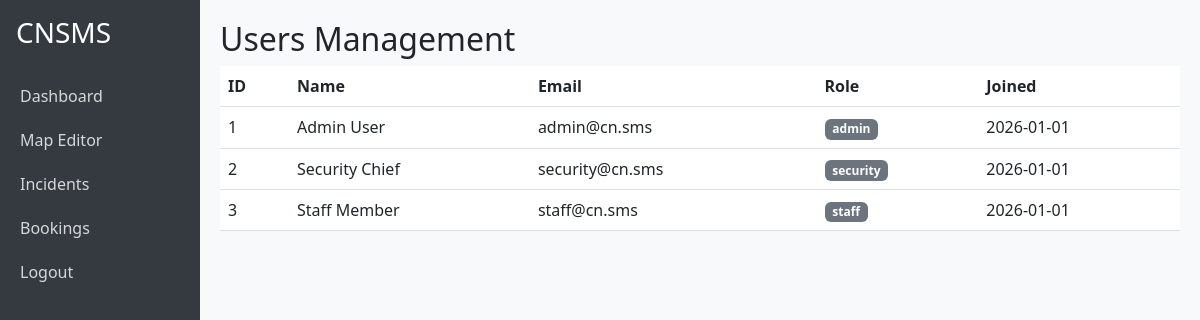
The app's page /admin/users (signed in) with its own data.
### app/models.py (models this page shows, shortened)
class User(db.Model):
    __tablename__ = 'users'
    id = db.Column(db.Integer, primary_key=True)
    username = db.Column(db.String(64), index=True, nullable=True)
    name = db.Column(db.String(128))
    email = db.Column(db.String(120), index=True, unique=True, nullable=False)
    password_hash = db.Column(db.String(128))
    role = db.Column(db.String(20), default='student') # admin, security, staff, student
    phone = db.Column(db.String(20))
    created_at = db.Column(db.DateTime, default=datetime.utcnow)

### app/web/routes.py (the view)
@web_bp.route('/admin/users')
@login_required
def users():
    all_users = User.query.all()
    return render_template('users.html', users=all_users)

### app/web/routes.py (called while the page is built)
def login_required(f):
    @wraps(f)
    def decorated_function(*args, **kwargs):
        if 'user_id' not in session:
            return redirect(url_for('web.login'))
        return f(*args, **kwargs)
    return decorated_function

### app/templates/users.html
{% extends "base.html" %}
{% block content %}
<h2>Users Management</h2>
<table class="table table-hover">
    <thead>
        <tr>
            <th>ID</th>
            <th>Name</th>
            <th>Email</th>
            <th>Role</th>
            <th>Joined</th>
        </tr>
    </thead>
    <tbody>
        {% for user in users %}
        <tr>
            <td>{{ user.id }}</td>
            <td>{{ user.name }}</td>
            <td>{{ user.email }}</td>
            <td><span class="badge bg-secondary">{{ user.role }}</span></td>
            <td>{{ user.created_at.strftime('%Y-%m-%d') }}</td>
        </tr>
        {% endfor %}
    </tbody>
</table>
{% endblock %}

### app/templates/base.html (shortened to what this page needs)
<!DOCTYPE html>
<html lang="en">
<head>
    <link href="https://cdn.jsdelivr.net/npm/bootstrap@5.3.0/dist/css/bootstrap.min.css" rel="stylesheet">
    <link rel="stylesheet" href="https://cdnjs.cloudflare.com/ajax/libs/font-awesome/6.0.0/css/all.min.css">
</head>
<body>
    <div class="d-flex">
        {% if session.get('user_id') %}
        <div class="sidebar col-md-2 d-none d-md-block">
            <h3 class="p-3">CNSMS</h3>
            <a href="{{ url_for('web.dashboard') }}" class="{{ 'active' if request.endpoint == 'web.dashboard' }}">Dashboard</a>
            <a href="{{ url_for('web.map_editor') }}" class="{{ 'active' if request.endpoint == 'web.map_editor' }}">Map Editor</a>
            <a href="{{ url_for('web.incidents') }}" class="{{ 'active' if request.endpoint == 'web.incidents' }}">Incidents</a>
            <a href="{{ url_for('web.bookings') }}" class="{{ 'active' if request.endpoint == 'web.bookings' }}">Bookings</a>
            <a href="{{ url_for('web.logout') }}">Logout</a>
        </div>
        {% endif %}
        <div class="col p-0">
            <div class="content">
                {% block content %}{% endblock %}
            </div>
        </div>
    </div>
</body>
</html>

### app/templates/base.html (style rules this page uses)
body { background-color: #f8f9fa; }
.sidebar { min-height: 100vh; background: #343a40; color: white; }
.sidebar a { color: rgba(255,255,255,.8); text-decoration: none; padding: 10px 20px; display: block; }
.content { padding: 20px; }

### records on screen
User: id "1", name "Admin User", email "admin@cn.sms", role "admin", created_at "2026-01-01"
User: id "2", name "Security Chief", email "security@cn.sms", role "security", created_at "2026-01-01"
User: id "3", name "Staff Member", email "staff@cn.sms", role "staff", created_at "2026-01-01"
